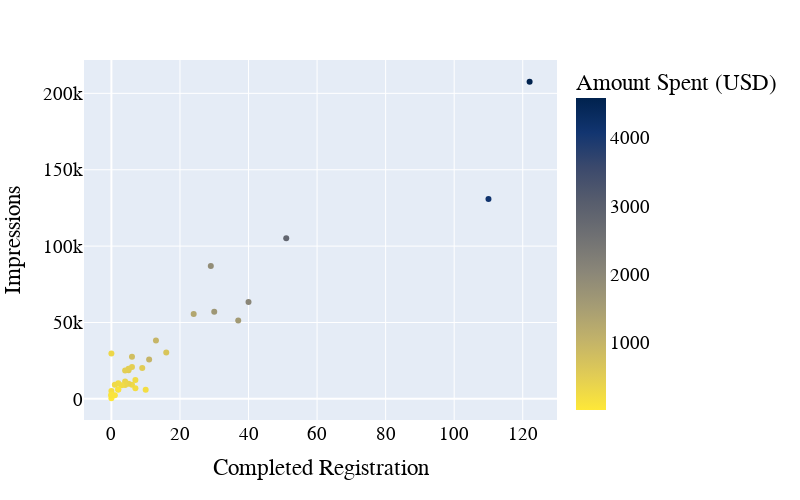

The notebook cell this image was saved under:
### Code cell
import numpy as np
import plotly.express as px

fig = px.scatter(grouped,  y='Impressions', x='Website Registrations Completed',
               color='Amount Spent (USD)',
             height=500, width=800, color_continuous_scale=px.colors.sequential.Cividis_r,
            )
# fig.update_xaxes(nticks=36)

fig.update_layout(
    
    xaxis_title="Completed Registration",
    yaxis_title="Impressions",
    font=dict(
        family="Courier New, ",
        size=19,
        color="black"))

fig.show()

### Figure 1 — Plotly figure (JSON) as saved in the notebook; plotly's stock layout.template omitted (floating-point values rounded to 4 significant figures)
{"data": [{"hoverlabel": {"namelength": 0}, "hovertemplate": "Website Registrations Completed=%{x}<br>Impressions=%{y}<br>Amount Spent (USD)=%{marker.color}", "legendgroup": "", "marker": {"color": [4579.0, 4120.0, 2825.0, 2047.0, 1586.0, 1663.0, 1894.0, 1313.0, 670.1, 986.7, 1004.0, 212.7, 514.5, 215.4, 256.1, 296.2, 807.5, 477.7, 387.4, 554.2, 495.4, 492.9, 364.9, 348.3, 256.0, 253.6, 196.5, 102.5, 275.4, 91.13, 87.48, 15.59, 90.71, 180.7, 90.59, 319.0], "coloraxis": "coloraxis", "symbol": "circle"}, "mode": "markers", "name": "", "showlegend": false, "type": "scatter", "x": [122, 110, 51, 40, 37, 30, 29, 24, 16, 13, 11, 10, 9, 7, 7, 6, 6, 6, 5, 5, 5, 4, 4, 4, 3, 2, 2, 2, 1, 1, 0, 0, 0, 0, 0, 0], "xaxis": "x", "y": [207604, 130882, 105168, 63425, 51296, 56956, 87015, 55490, 30412, 38182, 25842, 5985, 20160, 6877, 12380, 9276, 27624, 20831, 9951, 18765, 19717, 18491, 11317, 9137, 8889, 10200, 6148, 6147, 9271, 2391, 2332, 406, 2268, 5138, 2795, 29730], "yaxis": "y"}], "layout": {"coloraxis": {"colorbar": {"title": {"text": "Amount Spent (USD)"}}, "colorscale": [[0, "#fee838"], [0.1111, "#e1cc55"], [0.2222, "#c3b369"], [0.3333, "#a59c74"], [0.4444, "#8a8678"], [0.5556, "#707173"], [0.6667, "#575d6d"], [0.7778, "#3b496c"], [0.8889, "#123570"], [1, "#00224e"]]}, "font": {"color": "black", "family": "Courier New, ", "size": 19}, "height": 500, "legend": {"tracegroupgap": 0}, "margin": {"t": 60}, "width": 800, "xaxis": {"anchor": "y", "domain": [0, 1], "title": {"text": "Completed Registration"}}, "yaxis": {"anchor": "x", "domain": [0, 1], "title": {"text": "Impressions"}}}}
